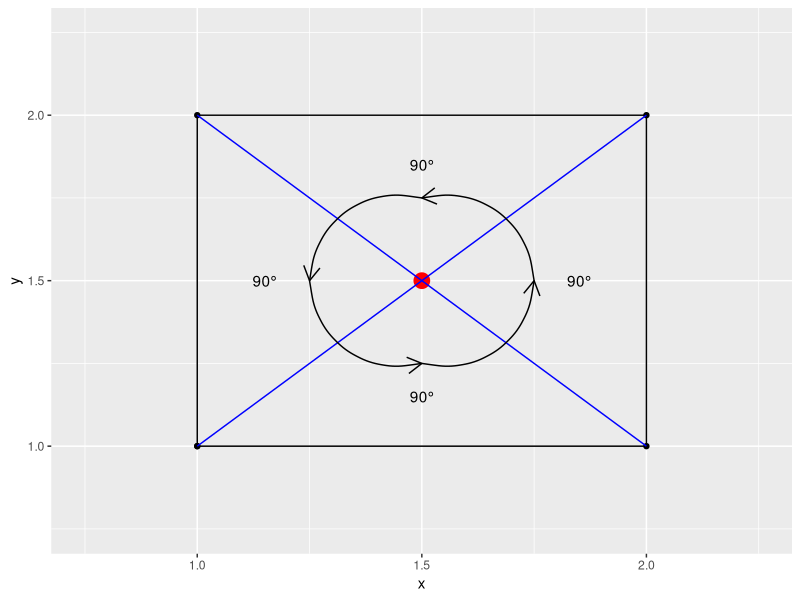

Recreate this plot in R.
## ----eval=FALSE---------------------------------------------------------------
#  if(!requireNamespace("BiocManager", quietly = TRUE)){ #check if you already have the BiocManager package
#   install.packages("BiocManager")  #if not, install it
#  }
#  BiocManager::install("STRINGdb")
#  BiocManager::install("clusterProfiler")
#  BiocManager::install("biomaRt")
#  BiocManager::install("enrichplot")
#  BiocManager::install("multtest")

## ----eval=FALSE---------------------------------------------------------------
#  if(!requireNamespace("devtools", quietly = TRUE)){ #check if you already have the devtools package
#   install.packages("devtools")  #if not, install it
#  }
#  devtools::install_github("mgerault/IMPRINTS.CETSA.app")

## ----eval=FALSE---------------------------------------------------------------
#  devtools::install_github("nkdailingyun/IMPRINTS.CETSA")

## ----message=FALSE, eval=FALSE------------------------------------------------
#  library("IMPRINTS.CETSA.app")

## ----eval=FALSE---------------------------------------------------------------
#  runCETSAapp()      #this function will directly start the app

## ----eval=FALSE---------------------------------------------------------------
#  mydata_caldiff <- drug_data$data$elutriation  #save your data
#  mydata_ave <- drug_data$data_ave$elutriation
#  
#  View(mydata_caldiff)  #take a look at the data
#  View(mydata_ave)

## ----eval=FALSE---------------------------------------------------------------
#  imprints_barplotting_app(mydata_caldiff, ret_plot = FALSE, save_pdf = TRUE) #will save all the barplots from the data
#  
#  mydata_caldiff_chemarrest <- drug_data$data$chemarrest
#  all_drug <- list("elutriation" = mydata_caldiff, "chemarrest" = mydata_caldiff_chemarrest)
#  imprints_barplotting_app(all_drug, ret_plot = FALSE, save_pdf = TRUE) #will save all the barplots from the data
#  #here, it will "join" the two pdf in one

## ----eval=FALSE---------------------------------------------------------------
#  library(IMPRINTS.CETSA)
#  mydata_hit <- drug_data$hitlist$elutriation
#  #will map the proteins categorized as CN, CC and NC in S treatment to some protein complex (core Corum database)
#  map_compl <- imprints_complex_mapping(mydata_ave, mydata_hit, treatment = "S",
#                                        targetcategory = c("CN", "CC", "NC"))
#  View(map_compl) #if you want to check the data
#  
#  map_compl <- map_compl[, c("ComplexName", "subunitsNum", "subunitsIdentifiedNum",  #keep columns of interest
#                                   "id", "description", "gene", "category")]
#  
#  if(nrow(map_compl) !=0){
#    map_compl$description <- unname(unlist(sapply(map_compl$description, IMPRINTS.CETSA .app:::getProteinName))) #keep only protein names in description
#  }

## ----eval=FALSE---------------------------------------------------------------
#  data_l <- list() #initialize list
#  some_complex <- unique(map_compl$ComplexName)
#  some_complex <- some_complex[sample(1:length(some_complex), 4)]
#  for(i in some_complex){
#    cate_ <- map_compl[which(map_compl$ComplexName == i), ]
#    pr_comp <- unique(cate_$id)
#  
#    data_l[[i]] <- ms_subsetting(mydata_caldiff, isfile = F, hitidlist = c(pr_comp)) #filter the proteins from those complexes
#  
#    data_l[[i]]$category <- cate_$category[which(!is.na(match(cate_$id, data_l[[i]]$id)))] #keep category
#  }
#  data <- data_l
#  
#  #each element of the list contains data from caldiff output for each protein complex selected
#  
#  imprints_barplotting_app(data_l,save_pdf = TRUE, ret_plot = FALSE,
#                       toplabel = "IMPRINTS-CETSA bar plotting \nProtein complex :",  #title on each page (will add the complex name, cf. the names of the list)
#                       pdfname = "complex_barplot"
#                       )

## ----eval=FALSE---------------------------------------------------------------
#  imprints_barplotting_simprof(mydata_caldiff, mydata_ave, #here we have the average data, but if it wasn't the case we would have let it NULL and let the function calculate it for us
#                            treatmentlevel = "S", protein_profile = "O43776",
#                            pdfname = "similar_O43776",
#                            use_score = "euclidean",
#                            score_threshold = 0.65, max_na_prow = 0
#                            )
#  #Here we choose the Euclidean distance score with a threshold of 0.65 and no missing values

## ----eval=FALSE---------------------------------------------------------------
#  # According their category
#  #here we need the average data
#  imprints_heatmap(mydata_ave, hit_summary = mydata_hit,
#                treatment = "S", max_na = 0,
#                response = "both",
#                select_cat = c("CC", "CN", "NC"),
#                saveHeat = TRUE, file_type = "png")
#  #Will save a heatmap in a png file, of the proteins categorized as CN, CC or NC under the treatment S
#  
#  # According to their protein complex
#  some_complex <- unique(map_compl$ComplexName)
#  some_complex <- some_complex[sample(1:length(some_complex), 4)]
#  cate_ <- map_compl[which(map_compl$ComplexName == i), ]
#  pr_comp <- cate_$id
#  
#  data <- ms_subsetting(mydata_ave, isfile = F, hitidlist = c(pr_comp)) #filter the proteins from those complexes
#  
#  imprints_heatmap(data, PRcomplex_data = cate_,
#                treatment = "S", max_na = 0,
#                response = "both",
#                saveHeat = TRUE, file_type = "png")
#  #Will save a heatmap in a png file, of the proteins of the complex from some_complex, under the treatment S

## ----eval=FALSE---------------------------------------------------------------
#  norm_data <- readr::read_tsv("path_to_your_normalized_data.txt")
#  new_hits <- imprints_IS(norm_data, ctrl = "Vehicle")

## ----eval=FALSE---------------------------------------------------------------
#  library(STRINGdb)
#  dir.create("STRING_data")   # create folder to stor STRING data
#  string_db <- STRINGdb$new(version="11", species=9606,               #ID 9606 correspond to human
#                             score_threshold=200,
#                             input_directory=  file.path(getwd(), "STRING_data")) #will save the data in a folder named STRING_data

## ----eval=FALSE---------------------------------------------------------------
#  data <- mydata_hit %>% dplyr::filter(treatment == "S")
#  network_hit <- string_db$map(data, "id", removeUnmappedRows = TRUE)         #will map the proteins to the string ID
#  
#  get_net_app(network_hit$STRING_id , inter = FALSE) #will plot the network

## ----eval=FALSE---------------------------------------------------------------
#  enrich_hit <- string_db$get_enrichment(network_hit$STRING_id)
#  View(enrich_hit) #take a look at the data
#  #Each protein has been mapped to a category (Component, function, ...) with a description of this category.
#  #For example, with the category component we can have the description ribosome
#  
#  #sum up the result, will take only the category "Component"
#  df <- get_GO_app(enrich_hit, enrich = TRUE, all_cat = FALSE, sing_cat = "Component") #a list of data frame
#  d_n <- as.list(lapply(df, names)[["Component"]]) #get names of the list : the string ID and the gene name
#  #as.list() to keep the class list and use it in mapply after
#  
#  #add the column id in each data frame (the names we got at the last step)
#  df <- mapply(function(x,y) {x$id <- rep(y, nrow(x)); x},
#                       df[["Component"]],
#                       d_n, SIMPLIFY = FALSE)
#  df <- do.call(rbind, df)                    #put all the data frame in one
#  rownames(df) <- 1:nrow(df)
#  View(df) #take a look at the data
#  
#  #keep the id and separate the gene name from the string ID
#  id_string <- do.call(rbind, stringr::str_split(df$id, ","))
#  colnames(id_string) <- c("gene.names", "STRING_id")
#  
#  #bind the two data frames
#  df <- cbind(id_string, df[,-ncol(df)])
#  View(df) #take a look at the final data
#  
#  #Let's see the network from some proteins mapped to a specific description
#  #for example the ribosome and the cytosolic ribosome
#  ribosome_net <- df$STRING_id[stringr::str_which(df$description, "^Ribosome$")]
#  get_net_app(ribosome_net , inter = FALSE)

## ----eval=FALSE---------------------------------------------------------------
#  hits_G2 <- mydata_hit %>% dplyr::filter(treatment == "G2")
#  network <- imprints_network(mydata_caldiff, hits_G2$id,
#                              GOterm = "Component",      # perform enrichment analysis from 'Component' database
#                              required_score = 900)
#  
#  network  # to see it
#  # it returns a visNetwork object so you can modify it with visNetwork functions

## ----eval=FALSE---------------------------------------------------------------
#  # Let's test it on the S treatment
#  data <- mydata_hit %>% dplyr::filter(treatment == "S")
#  data <- data %>% dplyr::filter(!is.na(match(category, c("CC", "CN", "NC")))) #filter the category, but you could have take them all, even add also the NN
#  
#  cell_result <- hit_for_cell(data, organism = "HUMAN")
#  View(cell_result) #take a look at the data

## ----eval=FALSE---------------------------------------------------------------
#  hit_plotcell(cell_result,
#               cat_col_list = list("CC" = "#FB4F0B",
#                                   "CN" = "#0FAEB9",
#                                   "NC" = "#E7B700"))
#  #it takes some time to run, since the plot contains a lot of information

## ----eval=FALSE---------------------------------------------------------------
#  # to use find_in_pubmed with parameter imp_by_hitlist set to TRUE, need the description column, i.e. the protein name
#  mydata_hit$description <- mydata_caldiff$description[which(!is.na(match(mydata_hit$id, mydata_caldiff$id)))]
#  mydata_hit <- mydata_hit[1:20,] # take a sample of the proteins
#  find_in_pubmed(mydata_hit, feat = "cell", imp_by_hitlist = TRUE, treatment = "S",
#                 language = "english", year_rg = "2021:2022", your_API = NULL,
#                 newfolder_name = "elutriation_pubmed_search")

## ----eval=FALSE---------------------------------------------------------------
#  get_treat_level(mydata_caldiff)
#  get_treat_level(mydata_ave)

## ----eval=FALSE---------------------------------------------------------------
#  dl <- list(elutriation, chemarrest)
#  new_data <- join_cetsa(dl, new_names = c("elutriation", "chemarrest"))
#  new_data_nosuffix <- join_cetsa(dl, new_names = c("", "")) #without new names
#  
#  #just rename treatments
#  chemarrest_new_name <- join_cetsa(chemarrest, "new")

## ----eval=FALSE---------------------------------------------------------------
#  join_drugdata(drug_data$data, by = c("id", "description"))

## ----eval=FALSE---------------------------------------------------------------
#  #check between two data frames
#  pr_elutriation <- unique(elutriation$id)
#  pr_chemarrest <- unique(chemarrest$id)
#  pr_list <- list("elutriation" = pr_elutriation, "chemarrest" = pr_chemarrest)
#  
#  result_common <- com_protein_loop(pr_list)
#  result_common #A list which contains the proteins only identified in the elutriation experiment, the chemarrest experiment and both
#  
#  #check hits between treatments
#  all_hits <- rbind(hitlist_elutriation, hitlist_chemarrest)
#  pr_list <- list()
#  for(i in unique(all_hits$treatment)){
#    pr_list[[i]] <- (all_hits %>% dplyr::filter(treatment == i))$id  #get hits for each treatment in a hit
#  }
#  pr_list
#  pr_list <- com_protein_loop(pr_list)  #A list which contains all the common and unique hits between all the condtions

## ----eval=FALSE---------------------------------------------------------------
#  all_hits$drug <- rep("c", nrow(all_hits))
#  for (i in names(pr_list)){
#    all_hits$drug[which(!is.na(match(all_hits$id, pr_list[[i]])))] <- i
#  }
#  View(all_hits) #take a look at the data

## ----fig.show='hold', echo=FALSE, fig.width=6, fig.height=6-------------------
library(ggplot2)
ggplot(data.frame(x = c(1,1,2,2,1), y = c(1,2,2,1,1)), aes(x,y)) + geom_point() + geom_path() +
  xlim(c(0.75,2.25)) + ylim(c(0.75,2.25)) + 
  geom_point(data = data.frame(x = 1.5, y = 1.5), color = "red", size = 5) +
  geom_segment(data = data.frame(x1 = c(1,1), x2 = c(2,2), y1 = c(1,2), y2 = c(2,1)), 
               aes(x = x1, y = y1, xend = x2, yend = y2),
               color = "blue") +
 geom_curve(
  aes(x = x1, y = y1, xend = x2, yend = y2),
  data = data.frame(x1 = c(1.5, 1.75, 1.5, 1.25), x2 = c(1.75, 1.5, 1.25, 1.5), 
                    y1 = c(1.25, 1.5, 1.75, 1.5), y2 = c(1.5, 1.75, 1.5, 1.25)),
  arrow = arrow(length = unit(0.03, "npc"))
  ) + 
  geom_text(data = data.frame(x = c(1.15,1.5,1.85,1.5), y = c(1.5,1.15,1.5,1.85),
                              text = rep("90°", 4)),
            aes(x, y, label = text))

## ----eval=FALSE---------------------------------------------------------------
#  square <- data.frame(x = c(1,1,2,2), y = c(1,2,2,1))
#  point_in <- c(1.5,1.5)
#  point_out <- c(2.1,2)
#  
#  is_in_zone(square, point_in)  #TRUE
#  is_in_zone(square, point_out) #FALSE
#  
#  #You can create way more complicated border. You'll just need a data frame of 2 columns named x and y.

## ----eval=FALSE---------------------------------------------------------------
#  library(IMPRINTS.CETSA .app)
#  
#  peptides <- imprints_read_peptides(peptides_files = list.files("Analysis_files",     # your files
#                                                                 pattern = "Peptide",
#                                                                 full.names = T),
#                                     treatment = c("B1_Vehicle", "B1_DrugA", "B1_DrugB",  # the treatments corresponding to your channel
#                                                   "B2_Vehicle","B2_DrugA", "B2_DrugB",
#                                                   "B3_Vehicle", "B3_DrugA", "B3_DrugB",
#                                                   "Mix"),
#                                     temperatures = c("37C", "47C", "50C", "52C", "54C", "57C"), # temperatures from your corresponding files
#                                     proteins = "Analysis_files/proteins_imprints_caldiff.txt") # The proteins from which you want to analyze the peptides, can be a dataframe

## ----eval=FALSE---------------------------------------------------------------
#  peptides_norm <- imprints_normalize_peptides(peptides)

## ----eval=FALSE---------------------------------------------------------------
#  # one of your hitlist
#  proteins <- hitlist$id
#  peptides_norm_diff <-  imprints_sequence_peptides(peptides_norm,
#                                                    proteins =  proteins,
#                                                    control = "Vehicle") # needs to specify control from your experiment

## ----eval=FALSE---------------------------------------------------------------
#  potential_cleaved <-  imprints_cleaved_peptides(peptides_norm_diff,
#                                                  control = "Vehicle") # if you want to remove the control from you data (advised)

## ----eval=FALSE---------------------------------------------------------------
#  # keeping only drug A
#  peptides_norm_drugA <- peptides_norm[,-stringr::str_which(colnames(peptides_norm), "_DrugB$")]
#  potential_cleaved_drugA <- potential_cleaved %>%
#    dplyr::filter(treatment == "DrugA")
#  
#  peptides_cleaved_drugA <-  imprints_sequence_peptides(peptides_norm_drugA,
#                                                        proteins =  potential_cleaved_drugA$protein,
#                                                        sequence = potential_cleaved_drugA$cleaved_site, # give sequence = the potential cleaved sites
#                                                        control = "Vehicle") # needs to specify control from your experiment

## ----eval=FALSE---------------------------------------------------------------
#  peptides_cleaved_drugA <- imprints_remove_peptides(peptides_cleaved_drugA,
#                                                     proteins =  potential_cleaved_drugA$protein,  # the protein from which you want to remove the sepecific sequence
#                                                     sequence = potential_cleaved_drugA$cleaved_site) # the sequence you want to remove
#  
#  peptides_cleaved_drugB <- imprints_remove_peptides(peptides_cleaved_drugB,
#                                                     proteins =  potential_cleaved_drugB$protein,  # the protein from which you want to remove the sepecific sequence
#                                                     sequence = potential_cleaved_drugB$cleaved_site) # the sequence you want to remove

## ----eval=FALSE---------------------------------------------------------------
#  peptides_cleaved <- list(peptides_cleaved_drugA, peptides_cleaved_drugB) # you could add more datasets
#  
#  peptides_cleaved <- imprints_join_peptides(peptides_cleaved)

## ----eval=FALSE---------------------------------------------------------------
#  # prepare data for function
#  peptides_cleaved$`Master Protein Accessions` <- paste(peptides_cleaved$`Positions in Master Proteins`, "\n", "\n")
#  colnames(peptides_cleaved)[1:5] <- c("id", "description", "sumUniPeps", "sumPSMs", "countNum")
#  
#  # save the imprints in a pdf
#  imprints_barplotting_app(peptides_cleaved, layout = c(2,2), save_pdf = T, ret_plot = F)

